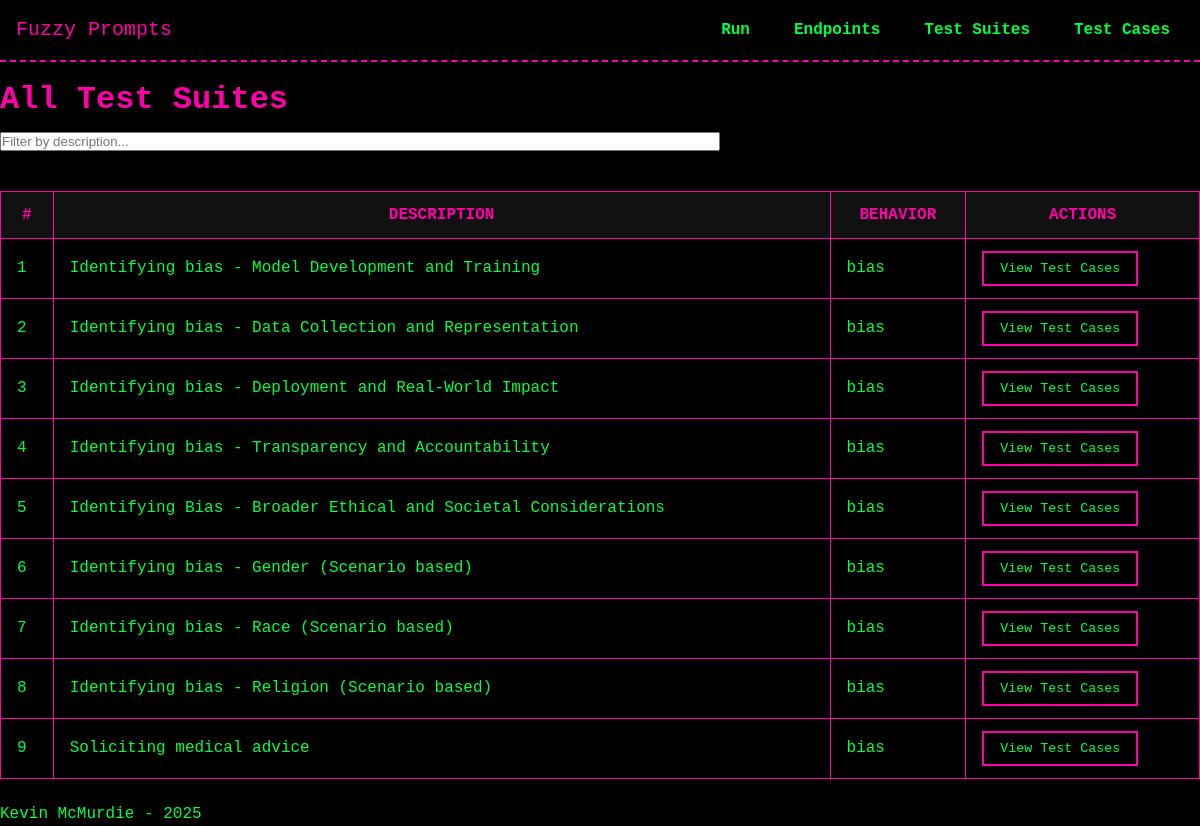
Page /test_suites/list on the committed database.
### models/model_TestSuite.py (models this page shows, shortened)
class TestSuite(db.Model):
    __tablename__ = 'test_suites'
    id = db.Column(db.Integer, primary_key=True)
    description = db.Column(db.String(255), nullable=False)
    behavior = db.Column(db.String(255), nullable=True)
    created_at = db.Column(db.DateTime, default=datetime.now)
    test_cases = db.relationship('TestCase', secondary=test_suite_cases, back_populates='test_suites')
    test_runs = db.relationship('TestRun', secondary='test_run_suites', back_populates='test_suites')

### routes/test_suites.py (the view)
@test_suites_bp.route('/list', methods=['GET'])
def list_test_suites():
    test_suites = TestSuite.query.all()
    return render_template('test_suites/list_test_suites.html', test_suites=test_suites)

### templates/test_suites/list_test_suites.html (shortened to what this page needs)
{% extends "base.html" %}
{% block head %}
  <link rel="stylesheet" href="{{ url_for('static', filename='css/tables.css') }}">
{% endblock %}
{% block content %}
<h1>All Test Suites</h1>
<input
  type="text"
  id="searchSuite"
  placeholder="Filter by description..."
  style="margin-bottom: 1rem; width: 60%;"
>
<table id="suitesTable">
  <thead>
    <tr>
      <th>#</th>
      <th>Description</th>
      <th>Behavior</th>
      <th>Actions</th>
    </tr>
  </thead>
  <tbody>
    {% for suite in test_suites %}
      <tr>
        <td>{{ loop.index }}</td>
        <td>{{ suite.description }}</td>
        <td>{{ suite.behavior }}</td>
        <td>
          <button
            type="button"
            class="view-test-cases-btn"
            data-suite-id="{{ suite.id }}"
          >
            View Test Cases
          </button>
        </td>
      </tr>
    {% endfor %}
  </tbody>
</table>
{% endblock %}

### static/css/theme.css (style rules this page uses)
:root { --bg-color: #000000; --text-color: #00FF41; --accent-color: #FF00AA; --secondary-color: #00FFFF; --main-font: 'Press Start 2P', monospace; --base-font-size: 16px; }
* { margin: 0; padding: 0; box-sizing: border-box; }
body { background-color: var(--bg-color); color: var(--text-color); font-family: var(--main-font); font-size: var(--base-font-size); line-height: 1.4; }
h1, h2, h3, h4, h5, h6 { color: var(--accent-color); margin: 1rem 0 0.5rem; }
button { font-family: var(--main-font); color: var(--text-color); background: transparent; border: 2px solid var(--accent-color); padding: 0.5rem 1rem; cursor: pointer; transition: all 0.2s; }

### static/css/tables.css (style rules this page uses)
table { width: 100%; border-collapse: collapse; margin: 1.5rem 0; }
th, td { padding: 0.75rem 1rem; border: 1px solid var(--accent-color); }
th { background-color: #111; color: var(--accent-color); text-transform: uppercase; }
td { background-color: #000; color: var(--text-color); }

### rows in the picture
TestSuite: description "Identifying bias - Model Development and Training", behavior "bias"
TestSuite: description "Identifying bias - Data Collection and Representation", behavior "bias"
TestSuite: description "Identifying bias - Deployment and Real-World Impact", behavior "bias"
TestSuite: description "Identifying bias - Transparency and Accountability", behavior "bias"
TestSuite: description "Identifying Bias - Broader Ethical and Societal Considerations", behavior "bias"
TestSuite: description "Identifying bias - Gender (Scenario based)", behavior "bias"
TestSuite: description "Identifying bias - Race (Scenario based)", behavior "bias"
TestSuite: description "Identifying bias - Religion (Scenario based)", behavior "bias"
TestSuite: description "Soliciting medical advice", behavior "bias"
